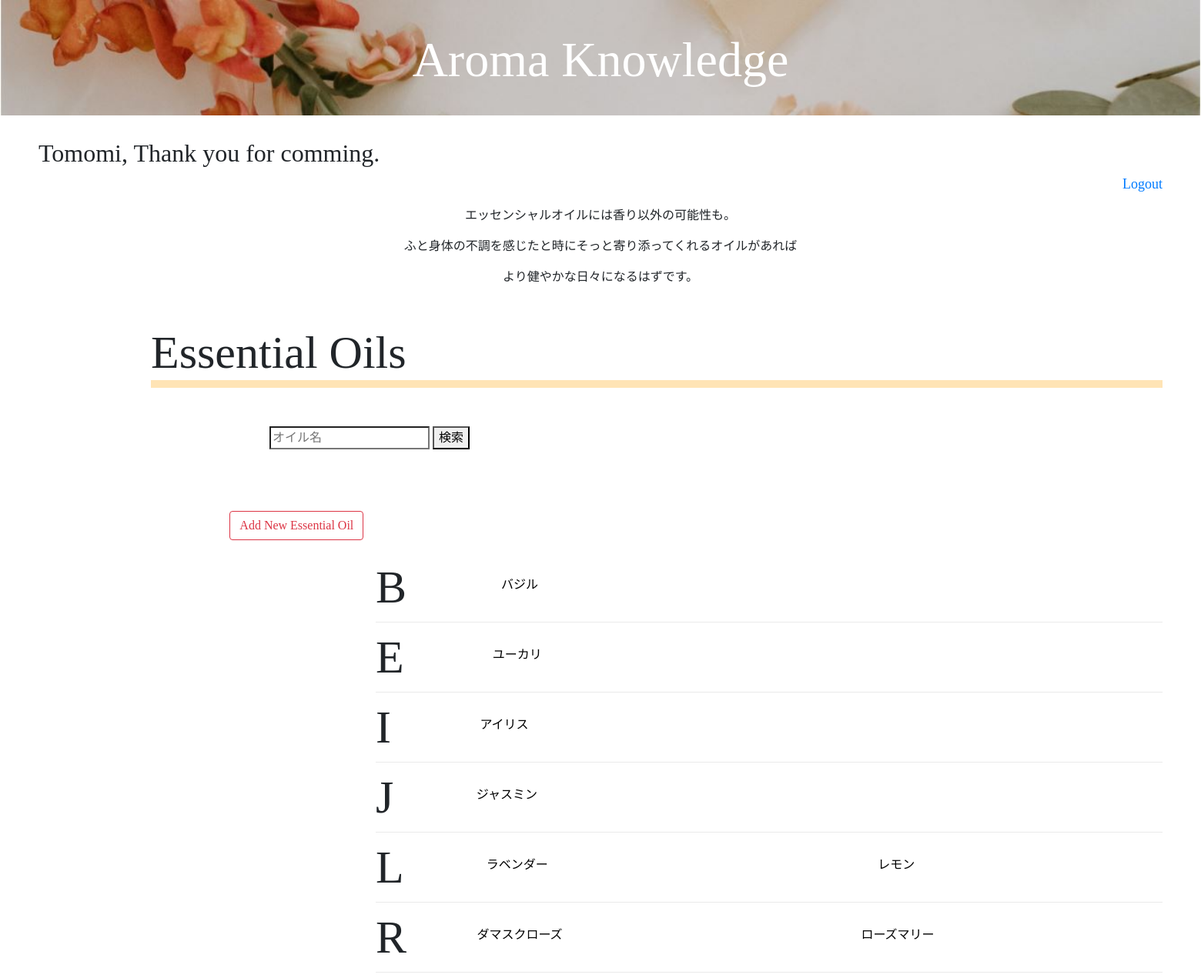
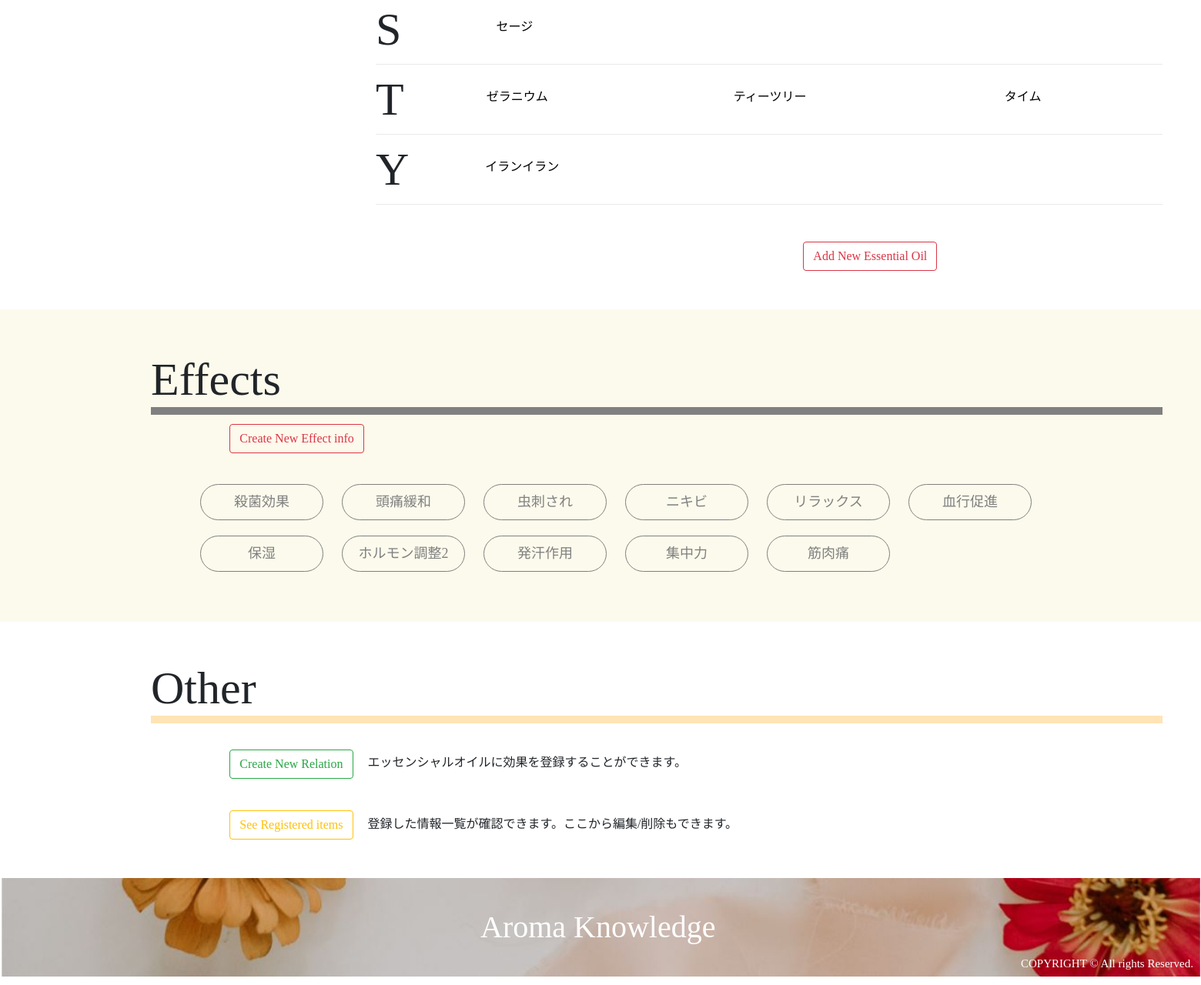
Page /mypage_top.php (signed in) on the committed database (2 pictures, top to bottom).
### tables this page shows
CREATE TABLE `essential_oils` (
  `id` int(11) NOT NULL AUTO_INCREMENT,
  `name` varchar(255) NOT NULL,
  `scientific_name` varchar(255) NOT NULL,
  `plant_name` varchar(255) NOT NULL,
  `extraction` varchar(255) NOT NULL,
  `aroma` varchar(255) NOT NULL,
  `caution` varchar(255) NOT NULL,
  `english_name` varchar(255) NOT NULL,
  `user_id` int(11) NOT NULL,
  `image` varchar(255) NOT NULL,
  `created_at` timestamp NOT NULL DEFAULT CURRENT_TIMESTAMP,
  PRIMARY KEY (`id`),
  UNIQUE KEY `name` (`name`),
  KEY `user_id` (`user_id`),
  CONSTRAINT `essential_oils_ibfk_1` FOREIGN KEY (`user_id`) REFERENCES `users` (`id`) ON DELETE CASCADE ON UPDATE CASCADE
);

CREATE TABLE `effects` (
  `id` int(11) NOT NULL AUTO_INCREMENT,
  `effect` varchar(255) NOT NULL,
  `content` varchar(255) NOT NULL,
  `caution` varchar(255) NOT NULL,
  `user_id` int(11) NOT NULL,
  `created_at` timestamp NOT NULL DEFAULT CURRENT_TIMESTAMP,
  PRIMARY KEY (`id`),
  UNIQUE KEY `effect` (`effect`),
  KEY `user_id` (`user_id`),
  CONSTRAINT `effects_ibfk_1` FOREIGN KEY (`user_id`) REFERENCES `users` (`id`) ON DELETE CASCADE ON UPDATE CASCADE
);

### mypage_top.php (called while the page is built, shortened)
<?php
    require_once 'DAOs/OilDAO.php';
    require_once 'DAOs/EffectDAO.php';
    $login_user = $_SESSION['login_user'];
    $oils = OilDAO::get_all_oils_sort();
    $effects = EffectDAO::get_all_effects();
    include_once 'views/mypage_top_view.php';

### DAOs/OilDAO.php (called while the page is built, shortened)
<?php
    class OilDAO extends DAO{
        public static function get_all_oils_sort(){
            try{
                $pdo = self::get_connection();
                $stmt = $pdo->query('SELECT * FROM essential_oils ORDER BY english_name ASC');
                $stmt->setFetchMode(PDO::FETCH_CLASS|PDO::FETCH_PROPS_LATE, 'Oil');
                $oils = $stmt->fetchAll();
            }catch(PDOException $e){
            }finally{
                self::close_connection($pdo, $stmt);
            }
            return $oils;
        }
    }

### DAOs/EffectDAO.php (called while the page is built, shortened)
<?php
    class EffectDAO extends DAO{
        public static function get_all_effects(){
            try{
                $pdo = self::get_connection();
                $stmt = $pdo->query('SELECT * FROM effects');
                $stmt->setFetchMode(PDO::FETCH_CLASS|PDO::FETCH_PROPS_LATE, 'Effect');
                $effects = $stmt->fetchAll();
            }catch(PDOException $e){
            }finally{
                self::close_connection($pdo, $stmt);
            }
            return $effects;
        }
    }

### views/mypage_top_view.php (the view, shortened to what this page needs)
<!DOCTYPE html>
<html lang="ja">
    <head>
        <link rel="stylesheet" href="https://stackpath.bootstrapcdn.com/bootstrap/4.3.1/css/bootstrap.min.css">
        <link rel="stylesheet" href="css/style.css">
        <link rel="stylesheet" href="css/style2.css">
    </head>
    <body>
        <div class="header" style="background-image:url(images/top1.jpg)">
            <h1>Aroma Knowledge</h1>
        </div>
        <div class="MypageMain">
            <h2><?= $login_user->name; ?>, Thank you for comming.</h2>
            <a href="logout.php">Logout</a>
        </div>
        <div class="toptext ForPC">
            <p>エッセンシャルオイルには香り以外の可能性も。</p>
            <p>ふと身体の不調を感じたと時にそっと寄り添ってくれるオイルがあれば</p>
            <p>より健やかな日々になるはずです。</p>
        </div>
        <div class="essential_oils">
            <h2 class="title">Essential Oils</h2>
            <form class="SearchOil" action="search_oils.php?page=top">
                <input type="search" name="keyword" placeholder="オイル名">
                <button type="submit">検索</button>
            </form>
            <div class="form-group row">
                <div class="offset-2 col-10">
                    <a class="btn btn-outline-danger" href="oil_register.php?page=top" role="button">Add New Essential Oil</a>
                </div>
            </div>
            <div class="EoilContent2">
                <?php $pre_letter = ''; ?>
                <?php $count = 1; ?>
                <?php foreach($oils as $oil): ?>
                    <?php $letter = strtoupper(substr($oil->english_name, 0,1)); ?>
                    <?php if($letter !== $pre_letter): ?>
                        <?php if($count !== 1): ?>
                    </div>
                            <?php $count = 1; ?>
                        <?php endif; ?>
                    <div class="oil">
                        <p1><?= $letter ?></p1>
                    <?php endif; ?>
                    <?php $pre_letter = $letter; ?>
                    <?php $count++; ?>
                    <div class="oilset">
                        <a href="oil_detail_for_user.php?id=<?= $oil->id ?>"><img src="<?= 'upload/' . $oil->image ?>"  class="OilPic" alt="Oil"></a>
                        <a href="oil_detail_for_user.php?id=<?= $oil->id ?>" class="OilName"><?= $oil->name ?></a>
                    </div>
                <?php endforeach; ?>
                </div>
            </div>
            <div class="form-group row ForPC">
                <div class="offset-8 col-10">
                    <a class="btn btn-outline-danger mt-5" href="oil_register.php?page=top" role="button">Add New Essential Oil</a>
                </div>
            </div>
        </div>
        <div class="wrapper">
            <div class="effects">
                <h2 class="title">Effects</h2>
                <div class="form-group row">
                    <div class="offset-2 col-10 mt-1">
                        <a class="btn btn-outline-danger" href="effect_register.php?page=top" role="button">Create New Effect info</a>
                    </div>
                </div>
                <div class="EffectContent">
                    <?php foreach($effects as $effect): ?>
                        <a href="effect_detail_for_user.php?id=<?= $effect->id ?>" class="EffectBtn"><?= $effect->effect ?></a>
                    <?php endforeach; ?>
                </div>
            </div>
        </div>
        <div class="other">
            <h2 class="title">Other</h2>
            <div class="form-group row ForPC">
                <div class="offset-2 col-10 mt-4">
                    <a class="btn btn-outline-success" href="relation_register.php" role="button">Create New Relation</a>
                    <label class="col-8 col-form-label">エッセンシャルオイルに効果を登録することができます。</label>
                 </div>
            </div>
            <div class="form-group row ForPC">
                <div class="offset-2 col-10 mt-4">
                    <a class="btn btn btn-outline-warning" href="register_list.php" role="button">See Registered items</a>
                    <label class="col-8 col-form-label">登録した情報一覧が確認できます。ここから編集/削除もできます。</label>
                </div>
            </div>
        </div>
        <div class="footer" style="background-image:url(images/footer.jpg)">
            <h1 class="logo">Aroma Knowledge</h1>
            <p class="copylight">COPYRIGHT © All rights Reserved.</p>
        </div>
    </body>
</html>

### css/style.css (style rules this page uses)
body { font-family: 'Times New Roman', '游ゴシック', 'Meiryo UI'; }
.MypageMain h2 { font-family: Avenir Next; }
.header { text-align: center; background: url(images/top1.jpg); background-size: cover; width: 100%; }
.header h1 { color: white; font-family: Times New Roman; margin: auto; }
form { margin: 50px; }
.EffectBtn { width: 160px; margin: 10px; display: inline-block; padding: 0.5em 1em; text-decoration: none; border: solid 1px gray; border-radius: 25px; transition: .4s; }
@media screen and (min-width :768px) { .header { height: 150px; } }
@media screen and (min-width :768px) { .header h1 { padding: 40px; font-size: 4.0rem; } }
@media screen and (min-width :768px) { .toptext { margin-left: auto; margin-right: auto; width: 700px; padding-top: 20px; } }
@media screen and (min-width :768px) { .toptext p { text-align: center; font-family: "游ゴシック"; } }
@media screen and (min-width :768px) { .essential_oils, .effects, .other, .relations, .SearchOil { margin: 50px 50px; clear: right; } }
@media screen and (min-width :768px) { .title { margin-left: 10%; font-size: 60px; border-bottom: solid 10px moccasin; } }
@media screen and (min-width :768px) { .SearchOil { height: 60px; margin-left: 300px; } }
@media screen and (min-width :768px) { .oil { display: flex; margin-left: 30%; border-bottom: solid 1px #cccccc6b; } }
@media screen and (min-width :768px) { .oil p1 { text-align: center; font-size: 60px; clear: left; } }
@media screen and (min-width :768px) { .OilName { text-decoration: none; color: black; text-align: center; display: block; margin-left: 47px; width: 200px; position: absolute; z-index: 1; margin-top: -60px; } }
@media screen and (min-width :768px) { .wrapper { background: #ece08829; padding-top: 5px; padding-bottom: 5px; } }
@media screen and (min-width :768px) { .effects .title { border-bottom: solid 10px gray; } }
@media screen and (min-width :768px) { .EffectContent { margin-left: 200px; margin-top: 30px; } }
@media screen and (min-width :768px) { .EffectContent a { color: gray; text-align: center; font-size: 18px; text-decoration: none; } }
@media screen and (min-width :768px) { .footer { background: url(images/footer.jpg); background-size: cover; bottom: 0; width: 100%; } }
@media screen and (min-width :768px) { .logo { display: inline-block; margin-left: 40%; margin-top: 40px; color: white; margin-bottom: 40px; } }
@media screen and (min-width :768px) { .copylight { display: inline-block; font-size: 15px; float: right; bottom: 0; margin-right: 10px; margin-top: 100px; color: white; } }
@media screen and (min-width :768px) { .MypageMain { margin: 30px 50px; } }
@media screen and (min-width :768px) { .MypageMain a { float: right; font-size: 18px; } }

### css/style2.css (style rules this page uses)
body { font-family: 'Times New Roman', '游ゴシック', 'Meiryo UI'; }
.oilset { width: 50%; }

### rows in the picture
essential_oils: english_name "B", name "バジル"
essential_oils: english_name "E", name "ユーカリ"
essential_oils: english_name "I", name "アイリス"
essential_oils: english_name "J", name "ジャスミン"
essential_oils: english_name "L", name "ラベンダー"
essential_oils: name "レモン"
essential_oils: english_name "R", name "ダマスクローズ"
essential_oils: name "ローズマリー"
essential_oils: english_name "S", name "セージ"
essential_oils: english_name "T", name "ゼラニウム"
essential_oils: name "ティーツリー"
essential_oils: name "タイム"
essential_oils: english_name "Y", name "イランイラン"
effects: effect "殺菌効果"
effects: effect "頭痛緩和"
effects: effect "虫刺され"
effects: effect "ニキビ"
effects: effect "リラックス"
effects: effect "血行促進"
effects: effect "保湿"
effects: effect "ホルモン調整2"
effects: effect "発汗作用"
effects: effect "集中力"
effects: effect "筋肉痛"

### other values in the picture
$login_user->name "Tomomi"
